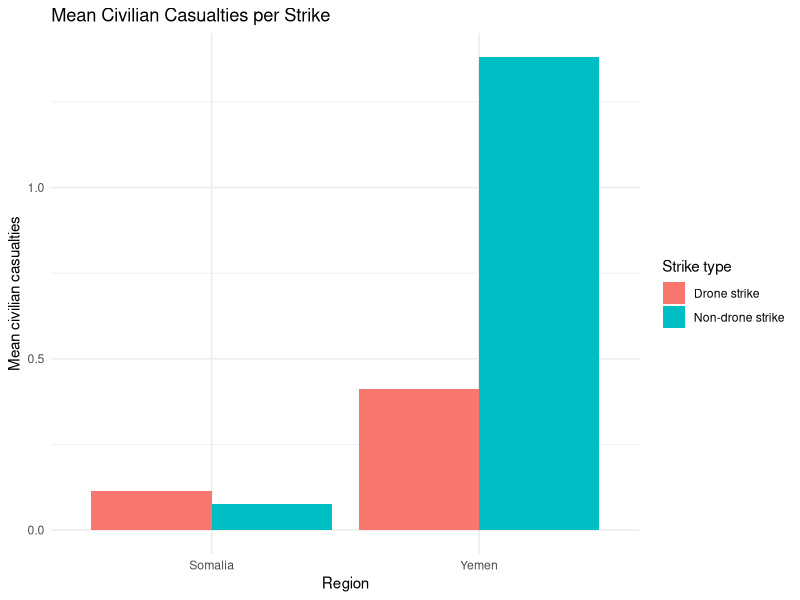
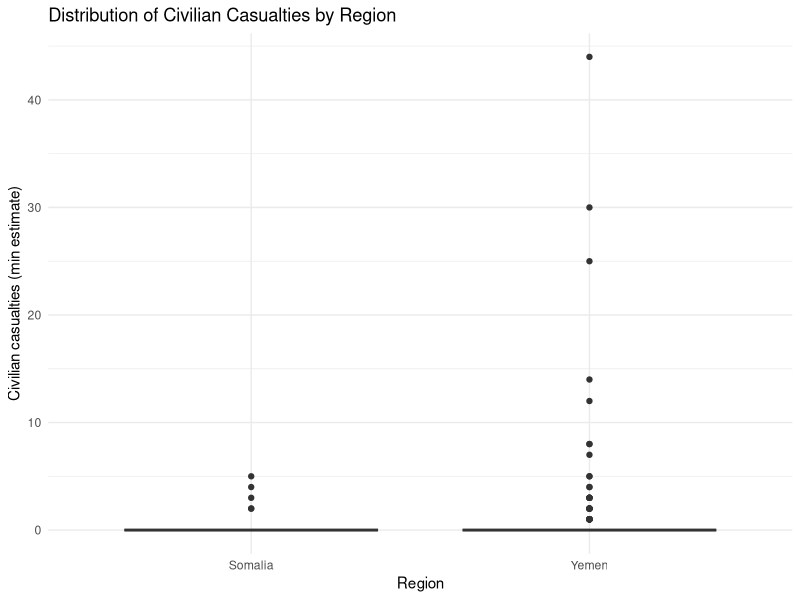
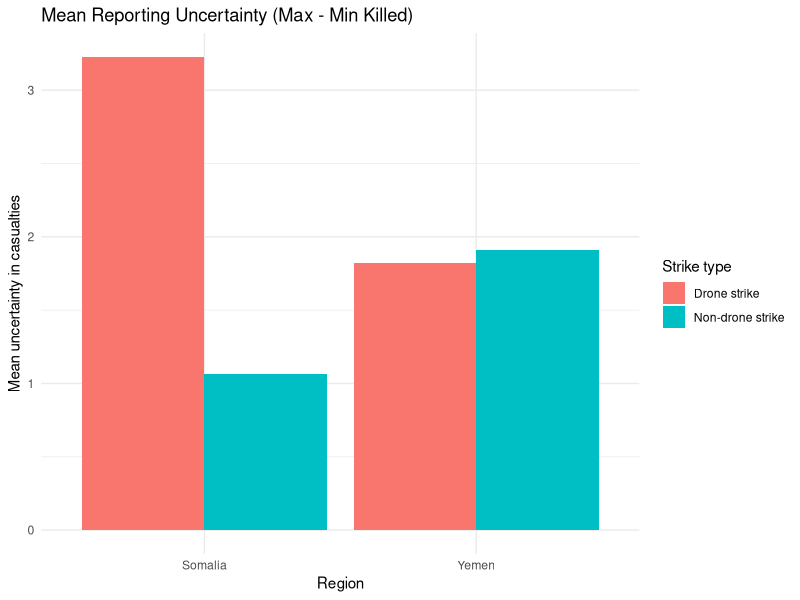
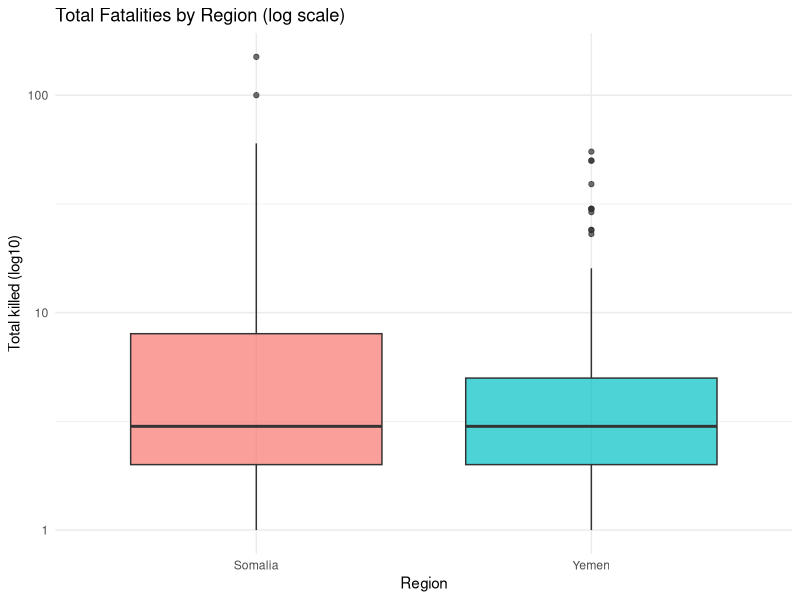
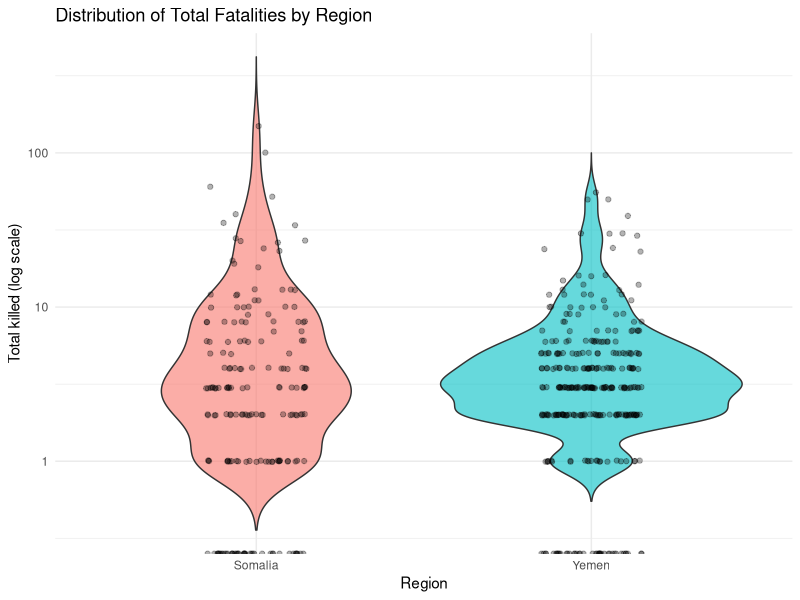

Write the R code that produced these figures, in order.
## ---- chunk 1
#| warning: false
#| error: false






library(readxl)
library(dplyr)
library(stringr)
library(MASS)
library(broom)

###############################################
## 1. Read in Somalia & Yemen data
###############################################


somalia_raw <- read_excel("us-strikes-in-somalia-2007-to-present.xlsx",
                          sheet = "All US actions")

yemen_raw   <- read_excel("us-strikes-in-yemen-2002-to-present (2).xlsx",
                          sheet = "All US actions")

###############################################
## 2. Clean & harmonize variables
###############################################

## 2.1 Somalia
somalia <- somalia_raw %>%
  transmute(
    region        = "Somalia",
    date          = as.Date(Date),
    location      = Location,
    
    # Drone indicator
    drone         = if_else(`Drone strike` == 1, 1L, 0L),
    
    # US confirmed vs possible
    us_confirmed  = if_else(`Confirmed/\npossible US strike` == "Confirmed", 1L, 0L),
    
    # Strike counts
    min_strikes   = as.numeric(`Minimum strikes`),
    max_strikes   = as.numeric(`Maximum strikes`),
    
    # Casualty counts
    min_killed        = as.numeric(`Minimum people killed`),
    max_killed        = as.numeric(`Maximum people killed`),
    min_civilians     = as.numeric(`Minimum civilians killed`),
    max_civilians     = as.numeric(`Maximum civilians killed`),
    
    min_children      = as.numeric(`Minimum children killed`),
    max_children      = as.numeric(`Maximum children killed`),
    
    min_injured       = as.numeric(`Minimum people injured`),
    max_injured       = as.numeric(`Maximum people injured`)
  )

## 2.2 Yemen
yemen <- yemen_raw %>%
  transmute(
    region        = "Yemen",
    date          = as.Date(Date),
    location      = Location,
    
    drone         = if_else(`Drone strike` == 1, 1L, 0L),
    
    us_confirmed  = if_else(`Confirmed/\npossible US attack?` == "Confirmed", 1L, 0L),
    
    min_strikes   = as.numeric(`Minimum number of strikes`),
    max_strikes   = as.numeric(`Maximum number of strikes`),
    
    min_killed        = as.numeric(`Minimum people killed`),
    max_killed        = as.numeric(`Maximum people killed`),
    min_civilians     = as.numeric(`Minimum civilians reported killed`),
    max_civilians     = as.numeric(`Maximum civilians reported killed`),
    
    min_children      = as.numeric(`Minimum children reported killed`),
    max_children      = as.numeric(`Maximum children reported killed`),
    
    min_injured       = as.numeric(`Minimum people injured`),
    max_injured       = as.numeric(`Maximum people injured`)
  )

###############################################
## 3. Combine datasets and construct analysis variables
###############################################

combined <- bind_rows(somalia, yemen) %>%
  mutate(
    # Make sure region is a factor and pick the reference category
    region = factor(region, levels = c("Somalia", "Yemen")),
    
    # Basic sanity for strikes & casualties
    min_strikes = if_else(is.na(min_strikes), 0, min_strikes),
    max_strikes = if_else(is.na(max_strikes), min_strikes, max_strikes),
    
    min_killed  = if_else(is.na(min_killed), 0, min_killed),
    max_killed  = if_else(is.na(max_killed), min_killed, max_killed),
    
    min_civilians = if_else(is.na(min_civilians), 0, min_civilians),
    max_civilians = if_else(is.na(max_civilians), min_civilians, max_civilians),
    
    ########################################
    ## Main variables for your hypotheses ##
    ########################################
    
    # Civilian casualties (using minimum estimate as the count outcome)
    civilian_casualties = min_civilians,
    
    # Total killed (using minimum estimate)
    total_killed        = min_killed,
    
    # Reporting uncertainty (as you defined)
    uncertainty_killed  = max_killed - min_killed
  )

# Optionally restrict to rows with non-missing outcome variables
combined_model <- combined %>%
  filter(!is.na(civilian_casualties),
         !is.na(uncertainty_killed),
         !is.na(min_strikes),
         !is.na(total_killed))

###############################################
## 4. Negative binomial models for hypotheses
###############################################

# NOTE: we are using negative binomial ONLY .

################################
## Hypothesis 1: Civilian Harm ##
################################
# H0: Somalia and Yemen do not have significantly different civilian casualty rates,
#     controlling for strike characteristics.
# H1: They do differ.

model_h1 <- glm.nb(
  civilian_casualties ~ region + drone + us_confirmed + min_strikes + total_killed,
  data = combined_model
)

summary(model_h1)
tidy(model_h1, exponentiate = TRUE, conf.int = TRUE)  # IRR-style output

##################################
## Hypothesis 2: Drone Effectiveness ##
##################################
# H0: The effect of drone strikes on civilian casualties does NOT differ between Somalia and Yemen.
# H1: The effect of drone strikes DOES differ between Somalia and Yemen.
# -> Include interaction term drone:region

model_h2 <- glm.nb(
  civilian_casualties ~ drone * region + us_confirmed + min_strikes + total_killed,
  data = combined_model
)

summary(model_h2)
tidy(model_h2, exponentiate = TRUE, conf.int = TRUE)

##################################
## Hypothesis 3: Reporting Uncertainty ##
##################################
# H0: The level of uncertainty in casualty reporting does not differ between Somalia and Yemen.
# H1: It does differ.
# Outcome: uncertainty_killed

model_h3 <- glm.nb(
  uncertainty_killed ~ region + drone + us_confirmed + min_strikes,
  data = combined_model
)

summary(model_h3)
tidy(model_h3, exponentiate = TRUE, conf.int = TRUE)

###############################################
## 5. Optional: quick descriptive checks
###############################################

# Mean civilian casualties by region & drone status
combined_model %>%
  group_by(region, drone) %>%
  summarise(
    mean_civilian_casualties = mean(civilian_casualties, na.rm = TRUE),
    n = n(),
    .groups = "drop"
  )

# Mean uncertainty by region
combined_model %>%
  group_by(region) %>%
  summarise(
    mean_uncertainty = mean(uncertainty_killed, na.rm = TRUE),
    n = n(),
    .groups = "drop"
  )

## ---- chunk 2
#| echo: false
#| warning: false
#| message: false

library(dplyr)
library(ggplot2)

## 1. Mean civilian casualties by region & drone use ----

civ_summary <- combined_model %>%
group_by(region, drone) %>%
summarise(
mean_civilian_casualties = mean(civilian_casualties, na.rm = TRUE),
n = n(),
.groups = "drop"
) %>%
mutate(
drone = ifelse(drone == 1, "Drone strike", "Non-drone strike")
)

ggplot(civ_summary, aes(x = region, y = mean_civilian_casualties, fill = drone)) +
geom_col(position = position_dodge()) +
labs(
title = "Mean Civilian Casualties per Strike",
x = "Region",
y = "Mean civilian casualties",
fill = "Strike type"
) +
theme_minimal()

## 2. Distribution of civilian casualties by region ----

ggplot(combined_model, aes(x = region, y = civilian_casualties)) +
geom_boxplot() +
labs(
title = "Distribution of Civilian Casualties by Region",
x = "Region",
y = "Civilian casualties (min estimate)"
) +
theme_minimal()

## 3. Mean reporting uncertainty by region & drone ----

uncertainty_summary <- combined_model %>%
group_by(region, drone) %>%
summarise(
mean_uncertainty = mean(uncertainty_killed, na.rm = TRUE),
n = n(),
.groups = "drop"
) %>%
mutate(
drone = ifelse(drone == 1, "Drone strike", "Non-drone strike")
)

ggplot(uncertainty_summary, aes(x = region, y = mean_uncertainty, fill = drone)) +
geom_col(position = position_dodge()) +
labs(
title = "Mean Reporting Uncertainty (Max - Min Killed)",
x = "Region",
y = "Mean uncertainty in casualties",
fill = "Strike type"
) +
theme_minimal()

## ---- chunk 3
#| include: false
combined_model %>% 
  arrange(desc(total_killed)) %>% 
  head(10)


## ---- chunk 4
#| echo: false
#| warning: false
#| message: false
ggplot(combined_model, aes(x = region, y = total_killed, fill = region)) +
  geom_boxplot(alpha = 0.7) +
  scale_y_log10() +
  labs(
    title = "Total Fatalities by Region (log scale)",
    x = "Region",
    y = "Total killed (log10)"
  ) +
  theme_minimal() +
  theme(legend.position = "none")

## ---- chunk 5
#| echo: false
#| warning: false
#| message: false
ggplot(combined_model, aes(x = region, y = total_killed, fill = region)) +
  geom_violin(alpha = 0.6, trim = FALSE) +
  geom_jitter(width = 0.15, alpha = 0.3) +
  scale_y_log10() +   # optional but recommended
  labs(
    title = "Distribution of Total Fatalities by Region",
    x = "Region",
    y = "Total killed (log scale)"
  ) +
  theme_minimal() +
  theme(legend.position = "none")

